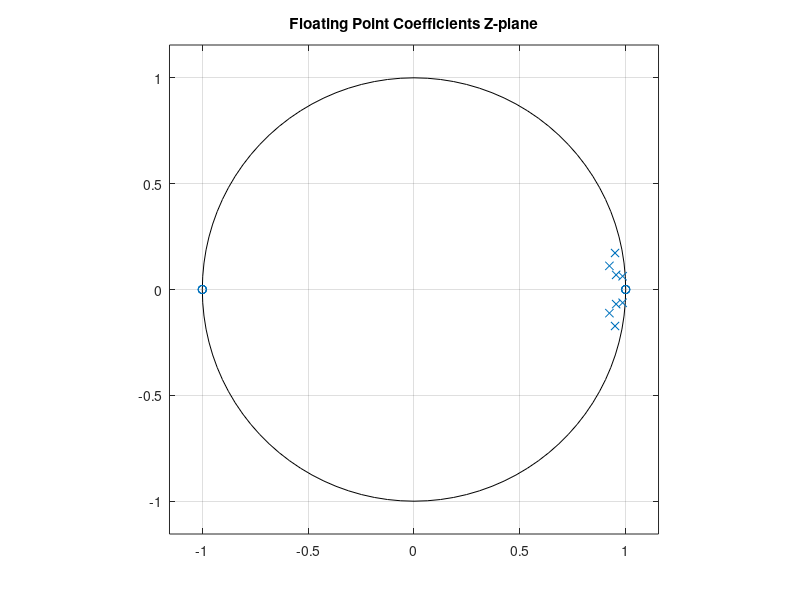
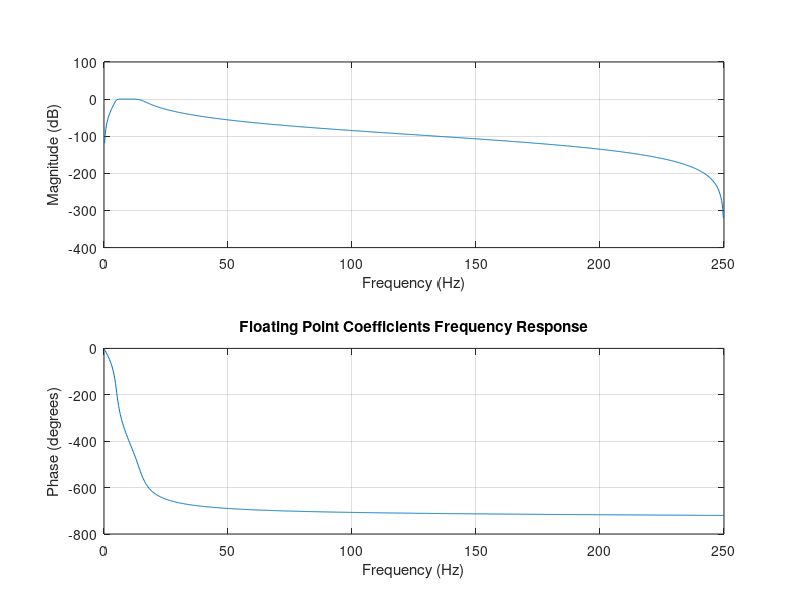
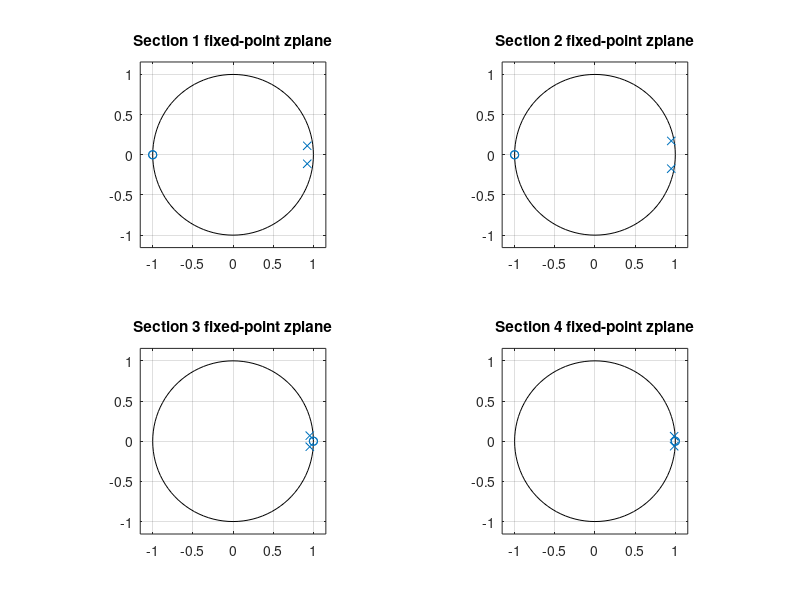
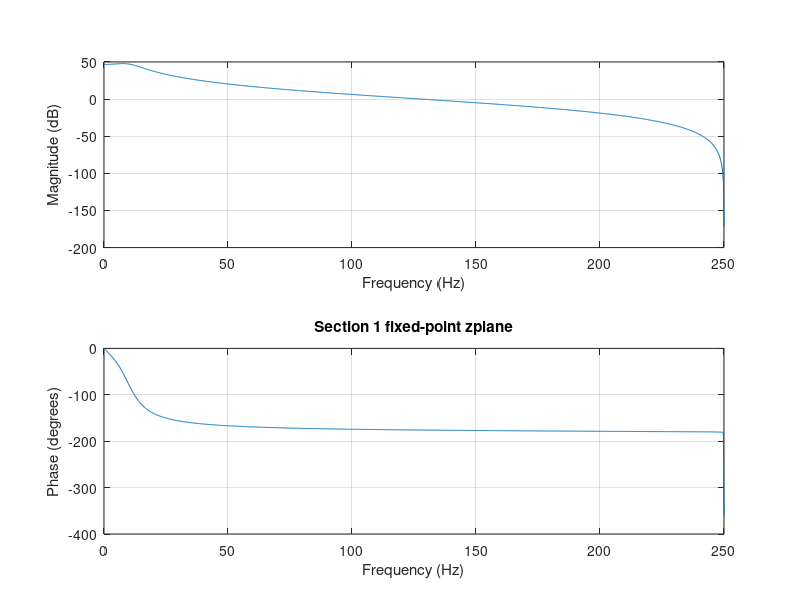

Here is the MATLAB script that generated these plots, in order: (Note: this script raises an error after producing the figures.)
%% Generates fixed-point coefficients for biquads implemented in FPGA. 
% See biquad code: https://github.com/dominic-meads/Vivado-Projects/blob/main/IIR_Direct_form_1_Biquad/iir_DF1_Biquad_AXIS.v
%
% Want to generate Bandpass filter with cuttoffs of 5 Hz and 15 Hz (corner
% frequencies defined in Pan-Thompkins QRS detection algorithm)

close all
clear all
clc

fs = 500;
fc1 = 5;
fc2 = 15;
Wc1 = fc1/(fs/2);
Wc2 = fc2/(fs/2);
[B,A] = butter(4,[Wc1,Wc2]);
filter_stable = isstable(B,A)

%% check zplane and frequency response
figure;
zplane(B,A);
title("Floating Point Coefficients Z-plane");
figure;
freqz(B,A,2^10,fs);
title("Floating Point Coefficients Frequency Response");

%% Generate fixed-point integer coefficients for FPGA
% 
% % Note embedding gain is okay here because FPGA bqiaud strcture is DF1
% % gain is put into first section
% [sos] = tf2sos(B,A);
% 
% % scale 
% sos_scaled = (2^23)*sos;
% 
% % round to integer coefficients
% sos_fixed = fix(sos_scaled)

%% Generate fixed-point integer coefficients for FPGA (dont embed gain)
[sos,g] = tf2sos(B,A)

% scale 
sos_scaled = (2^23)*sos

%% Check stability and frequency response of each section individually
figure;
for i = 1:size(sos_scaled,1)  % iterate for each row in sos matrix
    B_fixed = sos_scaled(i,1:3);
    A_fixed = sos_scaled(i,4:6);
    disp(['Section ', num2str(i), ' is stable?']);
    fixed_filter_stable = isstable(B_fixed,A_fixed)
    subplot(2,2,i);
    zplane(B_fixed,A_fixed);
    title(['Section ', num2str(i), ' fixed-point zplane']);
end 

for i = 1:size(sos_scaled,1)  % iterate for each row in sos matrix
    B_fixed = sos_scaled(i,1:3);
    A_fixed = sos_scaled(i,4:6);
    disp(['Section ', num2str(i), ' is stable?']);
    fixed_filter_stable = isstable(B_fixed,A_fixed)
    figure;
    freqz(B_fixed,A_fixed,2^10,fs);
    title(['Section ', num2str(i), ' fixed-point zplane']);
end 

%% embed gain in section 2
% i looked at all the frequency responses of the sections, and I think it
% is best to order them the following way: sos2(gain embedded) - sos3 -
% sos4 - sos1. These sections wil be cascaded in the FPGA, and this order
% should avoid overflow

sos_fixed_layout = sos_scaled; 
sos_fixed_layout(1,:) = [g*sos_scaled(2,1:3), sos_scaled(2,4:6)];
sos_fixed_layout(2,:) = sos_scaled(3,:);
sos_fixed_layout(3,:) = sos_scaled(4,:);
sos_fixed_layout(4,:) = sos_scaled(1,:);

% round to integer coefficients
sos_fixed = fix(sos_fixed_layout)

%% Check stability and frequency response of each section individually
figure;
for i = 1:size(sos_fixed,1)  % iterate for each row in sos matrix
    B_fixed = sos_fixed(i,1:3);
    A_fixed = sos_fixed(i,4:6);
    disp(['Section ', num2str(i), ' is stable?']);
    fixed_filter_stable = isstable(B_fixed,A_fixed)
    subplot(2,2,i);
    zplane(B_fixed,A_fixed);
    title(['Section ', num2str(i), ' fixed-point zplane']);
end 

for i = 1:size(sos_fixed,1)  % iterate for each row in sos matrix
    B_fixed = sos_fixed(i,1:3);
    A_fixed = sos_fixed(i,4:6);
    disp(['Section ', num2str(i), ' is stable?']);
    fixed_filter_stable = isstable(B_fixed,A_fixed)
    figure;
    freqz(B_fixed,A_fixed,2^10,fs);
    title(['Section ', num2str(i), ' fixed-point zplane']);
end 


%% check frequency response and zplane of fixed-point coefficients

[B_fixed,A_fixed] = sos2tf(sos_fixed);
figure;
zplane(B_fixed,A_fixed);
title('fixed-point zplane');

%% print coefficients to file

sos_table = table();
sos_table.b0 = sos_fixed(:,1);
sos_table.b1 = sos_fixed(:,2);
sos_table.b2 = sos_fixed(:,3);
sos_table.a1 = sos_fixed(:,5);  % omit a0 coefficient
sos_table.a2 = sos_fixed(:,6);

writetable(sos_table, "fixed_point_int_coeff_4th_order_bp.csv");

%% Generate waveform samples to test in Vivado simulation

Ts = 1/fs;
n = 0:349;
t = n*Ts;

% test waveform 10 Hz sinusoid with 60 Hz noise and DC component
x = 1.65 + 1*sin(2*pi*10*t) + 0.2*sin(2*pi*60*t); % add 1.65 V DC offset to simulate coming from unipolar ADC
% filter should elminate DC and 60 Hz (line noise)

figure('Color',[1 1 1]);
h = plot(t,x);
title('x(t) Sampled at fs =  500 Hz');
ylabel('Signal');
xlabel('Time (s)');

% quantize x
Vref = 3.3;
bits = 16; % precision of ADC
xq = (x./Vref)*((2^(bits-1))-1); % verilog signed 16 bit reg holds max value (2^15)-1 
xq_int = cast(xq,"int16");

figure('Color',[1 1 1]);
h = plot(t,xq_int,'.');
hold on;
h = plot(t,xq_int);
title('x(t) Quantized to 16-bit Integer: Sampled at fs = 500 Hz');
ylabel('Signal');
xlabel('Time (s)');

% must put files in xsim directory for vivado
cd 'C:\Users\demea\ECG\SoC\IIR_Bandpass_test\IIR_Bandpass_test\IIR_Bandpass_test.sim\sim_1\behav\xsim';
fid1 = fopen('10Hz_sine_wave_with_60_Hz_noise.txt','w');
fprintf(fid1,"%d\n",xq_int);
fclose(fid1);
fid2 = fopen('Bandpass_impulse_response_output.txt','w'); % create output file for tb
fclose(fid2);
% return to original directory
oldFolder = cd('C:\Users\demea\ECG\SoC\IIR_Bandpass_test\MATLAB scripts');

%% perform the filter
yq = sosfilt(sos_fixed,x);
figure('Color',[1 1 1]);
plot(yq);
title("Expected Filter Output");
xlabel("Sample");
ylabel("Amplitude")

%% expected impulse response of filter
delta = zeros(1,500);
delta(1) = 32767;
hn = sosfilt(sos_fixed,delta);
figure('Color',[1 1 1]);
plot(hn);
title("Expected Impulse Response");

%% get impulse response output of FPGA simulation

% output file in vivado xsim directory
cd 'C:\Users\demea\ECG\SoC\IIR_Bandpass_test\IIR_Bandpass_test\IIR_Bandpass_test.sim\sim_1\behav\xsim';
fid2 = fopen('Bandpass_impulse_response_output.txt','r');
% get the impulse response samples
hn_f = fscanf(fid2,"%d");
fclose(fid2);
% return to original directory
oldFolder = cd('C:\Users\demea\ECG\SoC\IIR_Bandpass_test\MATLAB scripts');

figure('Color',[1 1 1]);
plot(hn_f);
title("Impulse Response out of fixed-point Bandpass filter");

%% take Fourier Transform of impulse response to get frequency response
% magnitude looks great, phase doesnt match up? 

f = linspace(0,fs/2,size(hn_f,1)/2);
H_f = abs(fft(hn_f)); % magnitude of fft
H_f = H_f(1:end/2);   % plot single-sided spectrum
H_f_db = mag2db(H_f);
H_f_db = H_f_db - max(H_f_db); % normalize to maximum
figure('Color',[1 1 1]);
subplot(2,1,1);
plot(f,H_f_db);
grid on;
title("Frequency Response of fixed-point Bandpass filter");
xlabel('Frequency (Hz)');
ylabel('Magnitude (dB)');

% get phase response also (I dont think this is right)
phase = atan2( imag(fft(hn_f)), real(fft(hn_f)) ) * 180/pi;  % phase in degrees
phase = phase(1:end/2);   % plot single-sided phase
subplot(2,1,2);
plot(f,phase);
grid on;
title("Phase Response of fixed-point Bandpass filter");
xlabel('Frequency (Hz)');
ylabel('Phase (degrees)');

